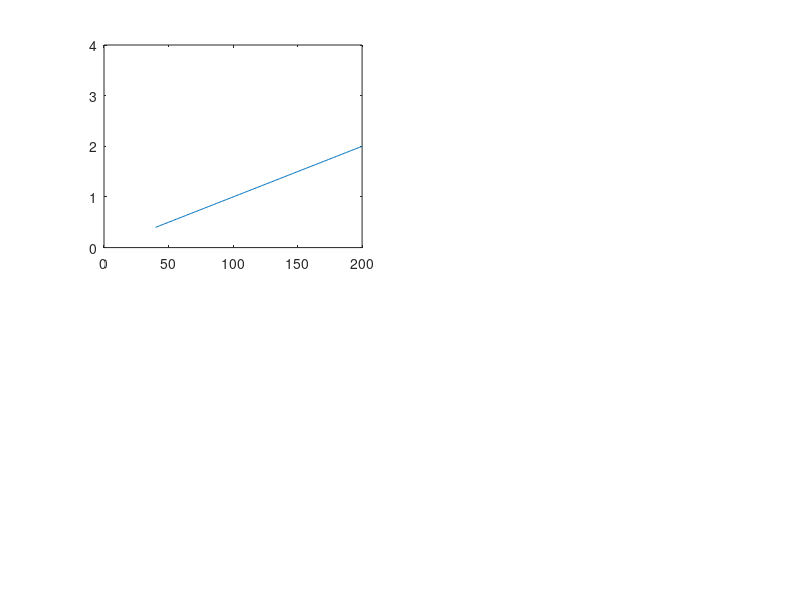

Recreate this plot in MATLAB. (Note: this script raises an error after producing the figure.)
clear all; close all; clc
global N REAL_TIME_INPUT TRAINING SOUND

% -------------------------
% CONFIG
% -------------------------

N               = 80;     % number of timesteps to render
SOUND           = true;    % use audio feedback for support
REAL_TIME_INPUT = false;   % use realtime input data
TRAINING        = true;   % use previously generated input from csv


% -------------------------
% PLOTTING - realtime
% -------------------------

global PLOT_BF HR_AXIS BF_AXIS
HR_AXIS = 40:200;   BF_AXIS = 0.01*HR_AXIS;
subplot(2,2,1);     PLOT_BF = plot(HR_AXIS,BF_AXIS);    axis([0 200 0 4]);
%xlabel='Heart Rate';ylabel='Breathing Frequency';Title='Relation between hr & bf';
linkdata on


% global RT_CHEST YY
% x = linspace(0,8); YY = sin(x);
% RT_CHEST = plot(x,YY);
% h.XDataSource = 'x';  h.YDataSource = 'YY'; linkdata on
global CHEST_Y1 PLOT_CHEST1  %CHEST_Y2 RT_CHEST2
CHEST_Y1 = zeros([1,100]); % CHEST_Y2 = [0]; subplot(1,2,2); 
subplot(2,2,2);
PLOT_CHEST1 = stem(CHEST_Y1);linkdata on
% RT_CHEST1 = plot(CHEST_Y1);linkdata on
% subplot(1,2,1); RT_CHEST2 = plot(CHEST_Y2);linkdata on
% refreshdata(RT_CHEST1);

global PLOT_COLOR
subplot(2,2,3); PLOT_COLOR = area([1 1]);
PLOT_COLOR(1).FaceColor = [0 0 0];% red
% PLOT_COLOR(1).FaceColor = [0 0 1];% blue

% -------------------------
% CSV data
% -------------------------

global TRAINING_BF TRAINING_HR
c1_bf = csvread('data/17-05 conditie 1 rust/bb_v69.csv');%499
c1_hr = csvread('data/17-05 conditie 1 rust/hr_v69.csv');
c2_bf = csvread('data/17-05 conditie 2 sport/bb_v81.csv');
c2_hr = csvread('data/17-05 conditie 2 sport/hr_v81.csv');
c3_bf = csvread('data/17-05 conditie 3 angst/bb_v32.csv');
c3_hr = csvread('data/17-05 conditie 3 angst/hr_v32.csv');
    % als deze worden gebruikt worden de domein-waardes genegeerd
    % dt = 0.18;
    
TRAINING_BF = c3_bf;    TRAINING_HR = c3_hr;




% -------------------------
% RUN
% -------------------------

disp('Running model...'); 
if REAL_TIME_INPUT && TRAINING, TRAINING = false; disp('-- WARNING not TRAINING --'); end;
if TRAINING, disp('using .cvs data'); end;
model = l2('model');
tic;

% model.simulate(N, 'COM5');
model.simulate(N,'default','default');

disp('Simulation finished');
toc % time = toc; disp('time/N');   disp(time/N);




% -------------------------
% PLOT full simulation
% -------------------------

model.plot({...
    'hr','breathing_f',...
    'chest_c',...
    'graph_bel_starting_dir'...
    'graph_bel_hr'...
    'graph_bel_breathing_f'...
    'graph_des_breathing_f'...
    'graph_breathing_f_diff'...
    'graph_bel_used_chest_range'...
    'graph_stable_hr','graph_stable_bf'...
    'graph_bel_anxiety','assessment'...
    'graph_bel_prev_ps','graph_original_hr'...
    'cycle_time'...
    'graph_des_starting_dir','support'...
    'adaption_2'
});
    %,'graph_breathing_f_error'...
    %'sitfac','anxiety_regulation','anxiety',...
    %'ps','hr','breathing_f','relative_c'...
    %,'starting_dir','performance'...
	%,'phase_shift'...
    
 %  ,'physical_state'...
 %   ,'graph_bel_breathing_acc','graph_bel_breathing_pattern'...

 

 
%graph_bel_breathing_pattern
%plot belief...

%graph_breathing_f_error should generate 2 lines

%model.plot({'graph_bel_chest_trans'});
%legend('Undefined','Start of breathing cycle')

%model.plot({'graph_breathing_f_error'});
%legend('Deviation','Zero')
%model.export('../../plots/model.pdf',{'graph_breathing_f_error'});



